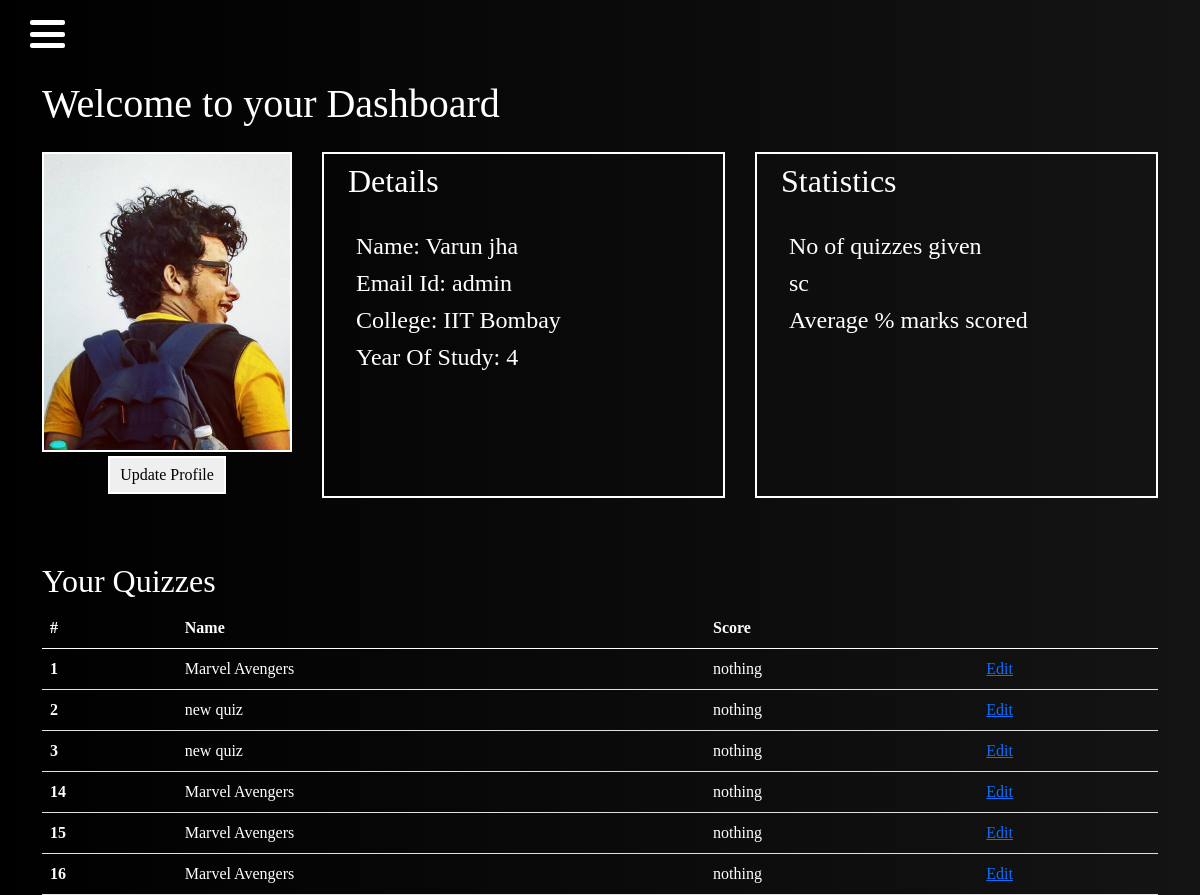
The app's page /accounts/dashboard (signed in), older data.
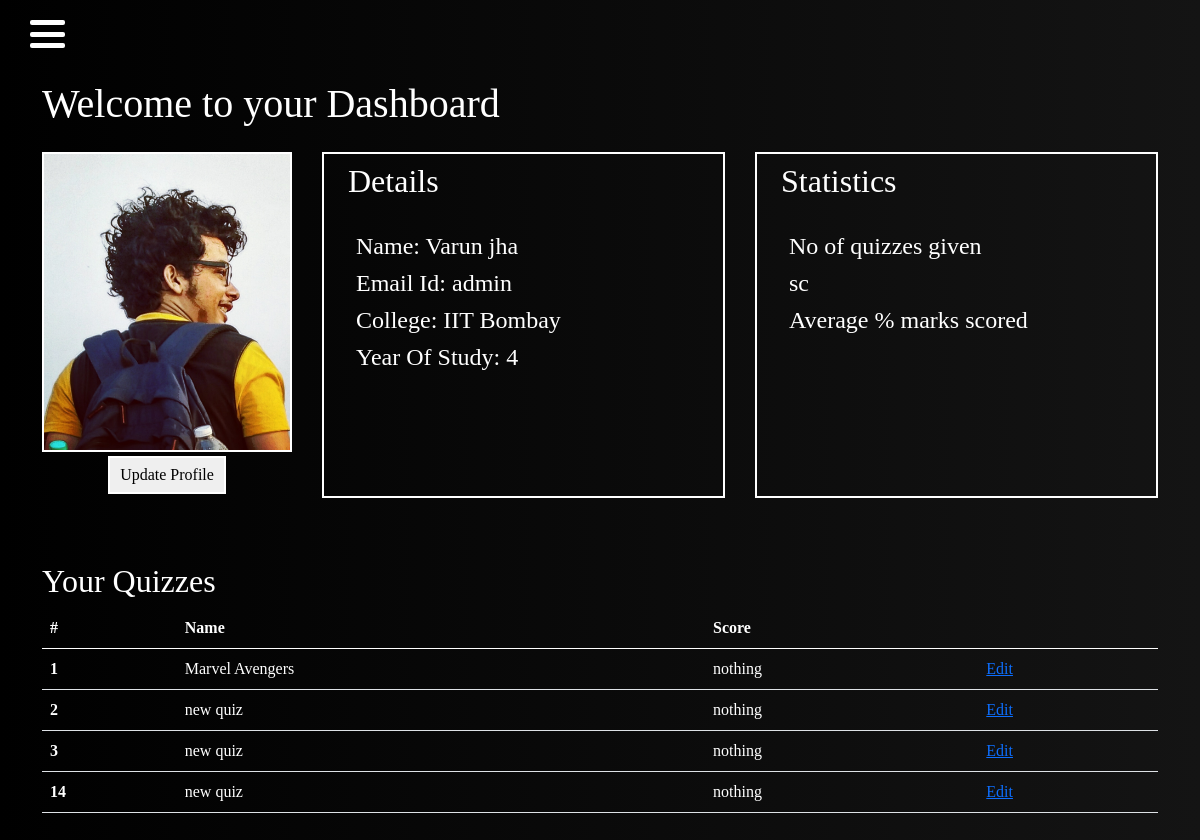
The same page, newer data.
### quizzes/models.py (models this page shows, shortened)
class Quiz(models.Model):
    quiz_id=models.IntegerField()
    private_key=models.CharField(max_length=50,blank=True)
    quiz_title=models.CharField(max_length=200)
    quiz_sub_heading=models.CharField(max_length=200,blank=True)
    cover_img=models.ImageField(upload_to="photos/%y/%m/",default='aaaaaaa.jpeg')
    created_by=models.IntegerField(default=1)
    is_public=models.BooleanField(default=True)
    instructions=models.TextField(blank=True)
    time_alloted=models.IntegerField(default=20)

### accounts/views.py (the view, shortened to what this page needs)
# urls.py: path('dashboard', views.dashboard, name='dashboard'),
@login_required(login_url='login')
def dashboard(request):
    user_id=request.user.id
    this_user=get_object_or_404(User_profile,user_id=user_id)
    quizzes_by_user=Quiz.objects.filter(created_by=user_id)
    data={'user':this_user,
    'quizzes_by_user' :quizzes_by_user,
    }
    return render(request,'dashboard.html',data)

### accounts/context_processors.py (called while the page is built)
def user_profile(request):
    if request.user.is_authenticated:
        user_profile=get_object_or_404(User_profile,user_id=request.user.id)
        return {'user_profile' : user_profile ,}
    else:
        return {}

### templates/dashboard.html (shortened to what this page needs)
{% extends 'base.html' %}  {% block content %}
<div class="container my-4">
    <h1>Welcome to your Dashboard</h1>
</div>
<div class="dashboard container my-3 mx-6">
    <div class="photo_case">
        <div id="photo_box">
        </div>
        <button class="update_profile my-1" id='update_profile_button'>Update Profile</button>
    </div>
    <div class="desc_box" class="" id='view_details'>
        <h2 class="mx-4 my-2">Details</h2><br>
        <ul style="list-style: none;">
            <li>
                <h4>Name: {{user.user_name}}</h4>
            </li>
            <li>
                <h4>Email Id: {{request.user.username}}</h4>
            </li>
            <li>
                <h4>College: {{user.college}} </h4>
            </li>
            <li>
                <h4>Year Of Study: {{user.year_study}}</h4>
            </li>
        </ul>
    </div>
    <div class="desc_box" class="">
        <h2 class="mx-4 my-2">Statistics</h2><br>
        <ul style="list-style: none;">
            <li>
                <h4>No of quizzes given </h4>
            </li>
            <li>
                <h4>sc</h4>
            </li>
            <li>
                <h4>Average % marks scored</h4>
            </li>
        </ul>
    </div>
</div>
<br><br>
<div class="container">
    <h2>Your Quizzes</h2>
    {% if quizzes_by_user %}
    <table class="table table-hover" style="color: white;">
        <thead>
            <tr>
                <th scope="col">#</th>
                <th scope="col">Name</th>
                <th scope="col">Score</th>
                <th scope="col"></th>
            </tr>
        </thead>
        <tbody>
            {% for quiz in quizzes_by_user %}
            <tr style="color: white;">
                <th scope="row">{{quiz.quiz_id}}</th>
                <td>{{quiz.quiz_title}}</td>
                <td>nothing</td>
                <td><a href="{% url 'view_questions' quiz.quiz_id %}">Edit</a></td>
            </tr>
            {% endfor %}
        </tbody>
    </table>
    {% endif %}
</div>
{% endblock content %}

Row changes from the older to the newer data that the page shows:
removed Quiz: quiz_id "14", quiz_title "Marvel Avengers"
removed Quiz: quiz_id "15", quiz_title "Marvel Avengers"
removed Quiz: quiz_id "16", quiz_title "Marvel Avengers"
added Quiz: quiz_id "14", quiz_title "new quiz"
